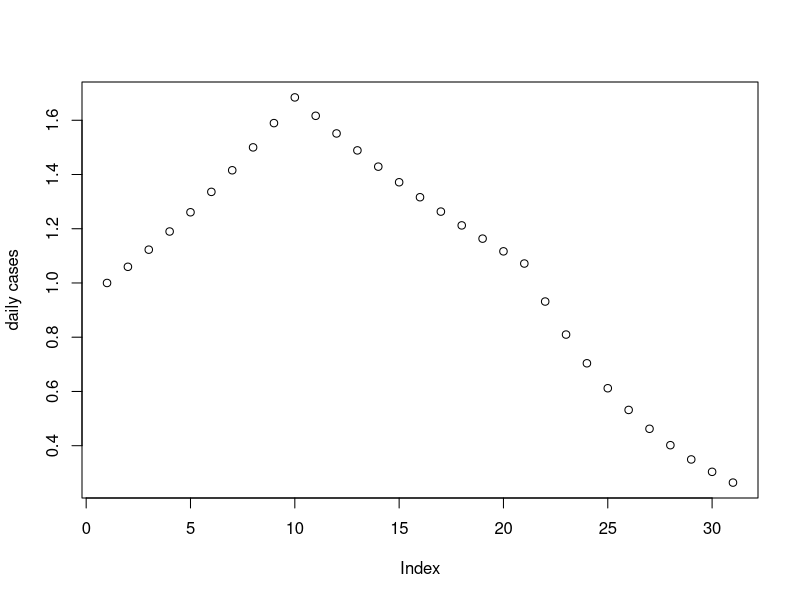
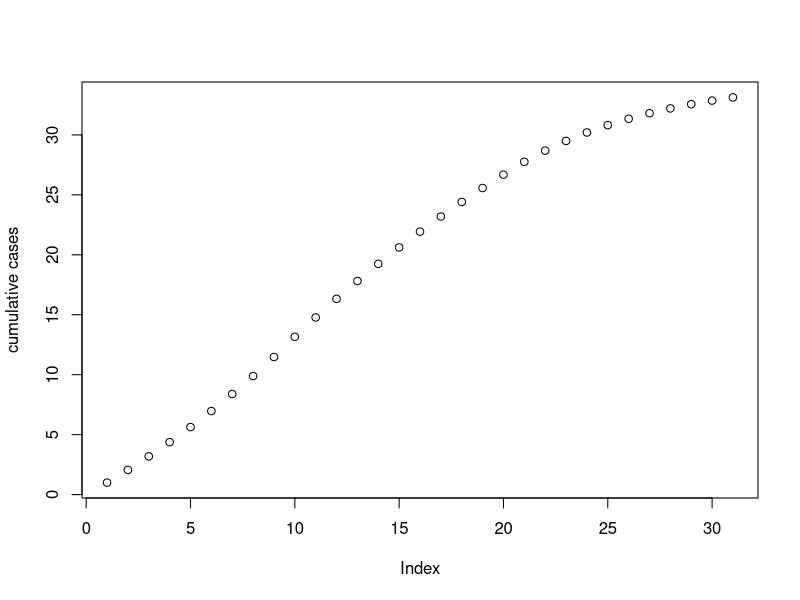
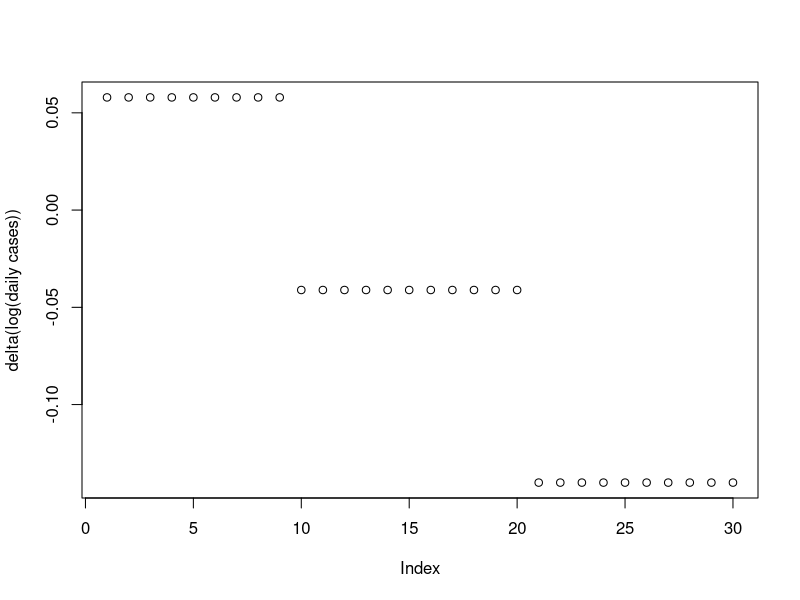
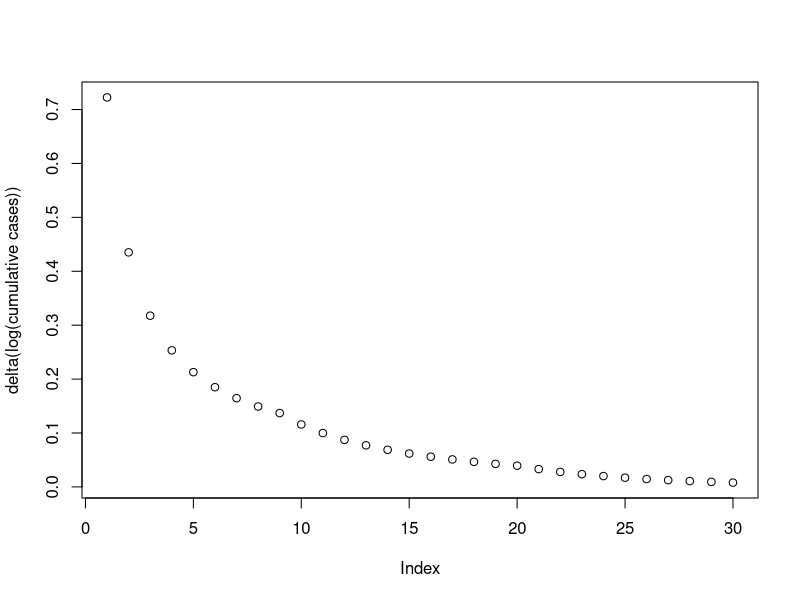
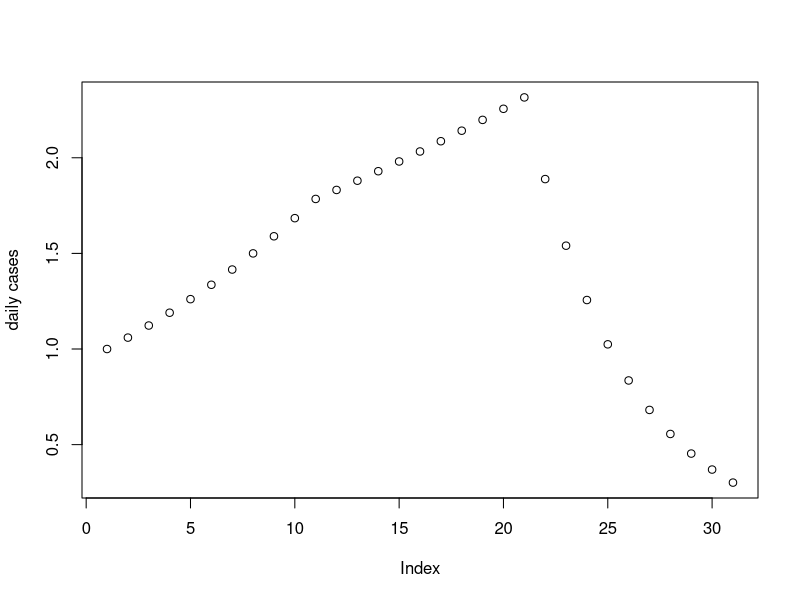
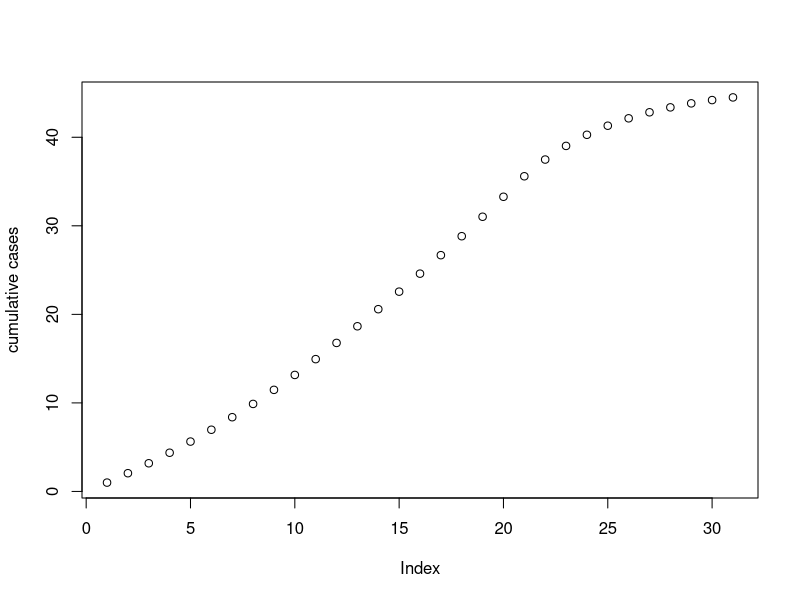
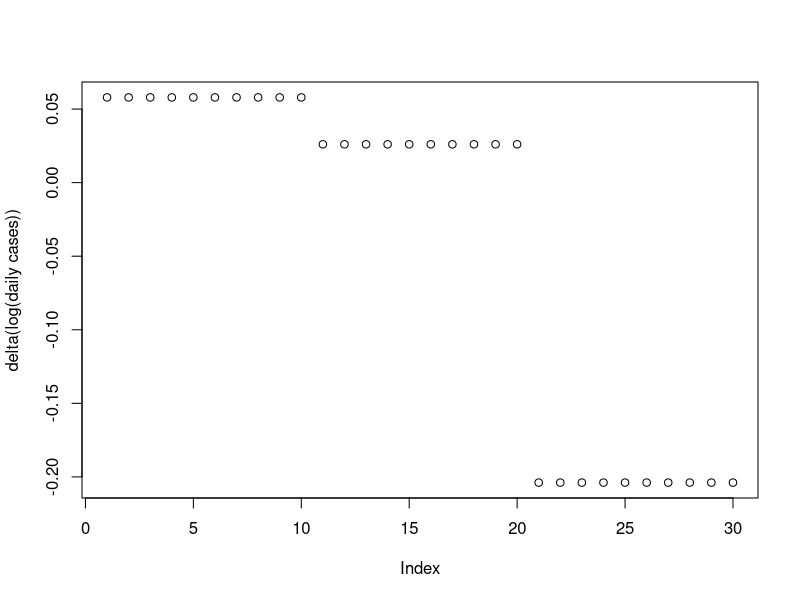
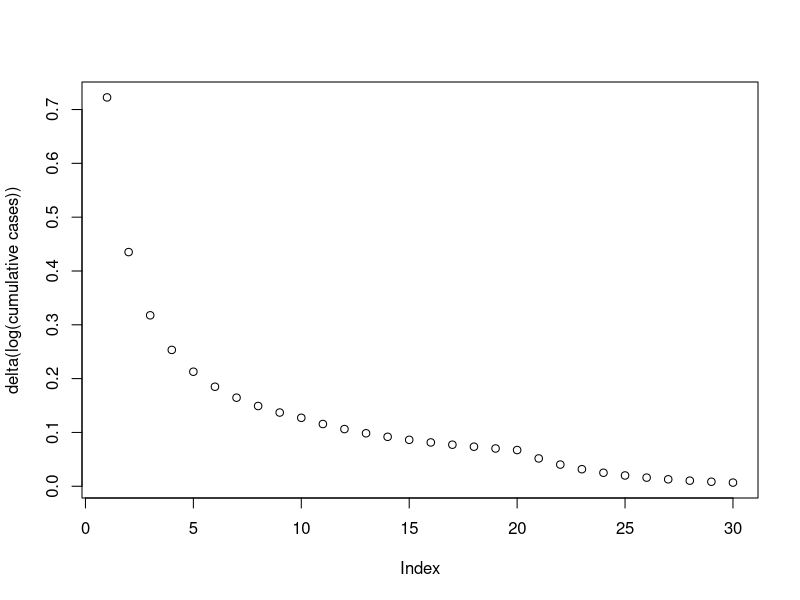

Recreate these plots in R, in order.
## ---- chunk 1
library(knitr)
# This class represents and Non-pharmacological intervention.
# The NPI is in place from day |start| to day |end| inclusive.
setClass("npi",
         slots = list(
           start = "numeric",
           end = "numeric",
           factor = "numeric"
         ))
# Convenient constructor for NPIs.
NPI <-
  function(start, end, factor)
    new("npi",
        start = start,
        end = end,
        factor = factor)

# Returns true if a day is impacted by |npi|
in_npi <- function(npi, i) {
  i >= npi@start && i <= npi@end
}

# Returns the last day impacted by any NPI in |npis|
npis_end <- function(npis) {
  max(sapply(npis, function(x) {
    x@end
  }))
}

# A vector of 0/1 for each day simulated. A day gets a 1 if the NPI is active on that day, 0 otherwise.
# Used as a predictor in the linear regression.
npi_pred <- function(npis, i) {
  last <- npis_end(npis)
  npi = npis[[i]]
  pred <- numeric()
  value = 0
  for (d in 1:last) {
    pred <- append(pred, (if (in_npi(npi, d))
      1
      else
        0))
  }
  pred
}

# Scales a growth rate so that it becomes |rate| every |period| days.
scale <- function(rate, period) {
  exp(log(rate) / period)
}

# Returns a vector of growth rates by combining |npis| with a base growth rate.
# All growth is scaled over |period| days.
createGrowthRates <- function(base_rate, npis, period) {
  last <- npis_end(npis)
  rates <- numeric()
  for (i in 1:last) {
    rate <- scale(base_rate, period)
    for (npi in npis) {
      if (in_npi(npi, i)) {
        rate <- rate * scale(npi@factor, period)
      }
    }
    rates <- append(rates, rate)
  }
  rates
}

# Create a timeseries of cases based on the supplied vector of daily growth rates.
createCases <- function(rates) {
  cases <- c(1)
  for (rate in rates) {
    cases <- append(cases, tail(cases, 1) * rate)
  }
  cases
}

# Returns the coefficients for the impact of |npis| by applying linear regression to diff(log(|cases|)).
regress <- function(npis, cases) {
  d_l = diff(log(cases))
  npi1 <- npi_pred(npis, 1)
  npi2 <- npi_pred(npis, 2)
  d = data.frame(y = d_l,
                 npi1 = npi1,
                 npi2 = npi2)
  r.model <- lm(y ~ npi1 + npi2, data = d)
  r.model$coefficients
}

# Dump out some info on the coefficients.
renderRates <- function(c, period, title) {
  print(kable(c, caption=paste("Coefficients using ", title) ))
  rate_c = exp(c * period)
  print(kable(rate_c, caption=paste("Recovered multiplicative rate per ", period, " days using ", title)))
}

# Applying regression and print the results and comparisons.
regressAndRender <- function(npis, cases, period, title) {
  c <- regress(npis, cases)
  renderRates(c, period, title)
  c
}

# Apply the methodology to |npis| with a base growth rate of |r0|.
# Scale all rates to be per |period|
doOne <- function(npis, r0, period) {
  rates <- createGrowthRates(1.5, npis, period)
  
  daily = createCases(rates)
  cumulative = cumsum(daily)
  
  plot(daily, ylab="daily cases")
  plot(cumulative, ylab="cumulative cases")
  
  d_l_daily <- diff(log(daily))
  d_l_cumulative <- diff(log(cumulative))
  
  plot(d_l_daily,ylab="delta(log(daily cases))")
  plot(d_l_cumulative, ylab="delta(log(cumulative cases))")

  c1 = regressAndRender(npis, daily, period, "daily")
  c2 = regressAndRender(npis, cumulative, period, "cumulative")
  list("c1"=c1, "c2"=c2)
}

npis <- c(NPI(10, 30, 0.5), NPI(21, 30, 0.5))
cs = doOne(npis, 2.5, 7)
## ---- chunk 2
npis <- c(NPI(11, 30, .8), NPI(21, 30, .2))
cs = doOne(npis, 2.5, 7)
